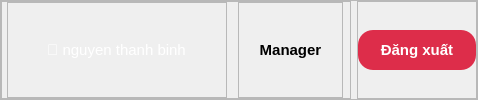
           <widget class="QFrame" name="frame_2">
            <property name="frameShape">
             <enum>QFrame::StyledPanel</enum>
            </property>
            <property name="frameShadow">
             <enum>QFrame::Raised</enum>
            </property>
            <layout class="QHBoxLayout" name="horizontalLayout_2">
             <property name="leftMargin">
              <number>0</number>
             </property>
             <property name="topMargin">
              <number>0</number>
             </property>
             <property name="rightMargin">
              <number>0</number>
             </property>
             <property name="bottomMargin">
              <number>0</number>
             </property>
             <item alignment="Qt::AlignLeft">
              <widget class="QFrame" name="frame_9">
               <property name="minimumSize">
                <size>
                 <width>350</width>
                 <height>0</height>
                </size>
               </property>
               <property name="maximumSize">
                <size>
                 <width>16777215</width>
                 <height>16777215</height>
                </size>
               </property>
               <property name="frameShape">
                <enum>QFrame::StyledPanel</enum>
               </property>
               <property name="frameShadow">
                <enum>QFrame::Raised</enum>
               </property>
               <layout class="QHBoxLayout" name="horizontalLayout_3">
                <property name="leftMargin">
                 <number>0</number>
                </property>
                <property name="topMargin">
                 <number>0</number>
                </property>
                <property name="rightMargin">
                 <number>0</number>
                </property>
                <property name="bottomMargin">
                 <number>0</number>
                </property>
                <item>
                 <widget class="QFrame" name="frame">
                  <property name="maximumSize">
                   <size>
                    <width>220</width>
                    <height>16777215</height>
                   </size>
                  </property>
                  <property name="frameShape">
                   <enum>QFrame::StyledPanel</enum>
                  </property>
                  <property name="frameShadow">
                   <enum>QFrame::Raised</enum>
                  </property>
                  <layout class="QVBoxLayout" name="verticalLayout_4">
                   <property name="leftMargin">
                    <number>0</number>
                   </property>
                   <property name="topMargin">
                    <number>0</number>
                   </property>
                   <property name="rightMargin">
                    <number>0</number>
                   </property>
                   <property name="bottomMargin">
                    <number>0</number>
                   </property>
                   <item alignment="Qt::AlignHCenter">
                    <widget class="QLabel" name="username_label">
                     <property name="minimumSize">
                      <size>
                       <width>215</width>
                       <height>0</height>
                      </size>
                     </property>
                     <property name="maximumSize">
                      <size>
                       <width>300</width>
                       <height>16777215</height>
                      </size>
                     </property>
                     <property name="font">
                      <font>
                       <pointsize>11</pointsize>
                      </font>
                     </property>
                     <property name="styleSheet">
                      <string notr="true">/*background-color: rgb(184, 184, 184); */
color: rgb(255, 255, 255);
padding:10px 5px;</string>
                     </property>
                     <property name="text">
                      <string>👤 nguyen thanh binh</string>
                     </property>
                     <property name="alignment">
                      <set>Qt::AlignCenter</set>
                     </property>
                     <property name="wordWrap">
                      <bool>true</bool>
                     </property>
                     <property name="margin">
                      <number>0</number>
                     </property>
                    </widget>
                   </item>
                  </layout>
                 </widget>
                </item>
                <item>
                 <widget class="QFrame" name="frame_7">
                  <property name="maximumSize">
                   <size>
                    <width>105</width>
                    <height>16777215</height>
                   </size>
                  </property>
                  <property name="frameShape">
                   <enum>QFrame::StyledPanel</enum>
                  </property>
                  <property name="frameShadow">
                   <enum>QFrame::Raised</enum>
                  </property>
                  <layout class="QVBoxLayout" name="verticalLayout_5" stretch="0">
                   <property name="leftMargin">
                    <number>0</number>
                   </property>
                   <property name="topMargin">
                    <number>0</number>
                   </property>
                   <property name="rightMargin">
                    <number>0</number>
                   </property>
                   <property name="bottomMargin">
                    <number>0</number>
                   </property>
                   <item>
                    <widget class="QLabel" name="role_label">
                     <property name="font">
                      <font>
                       <pointsize>11</pointsize>
                       <weight>75</weight>
                       <bold>true</bold>
                      </font>
                     </property>
                     <property name="styleSheet">
                      <string notr="true">color: rgb(0, 0, 0);
padding:10px 5px;</string>
                     </property>
                     <property name="text">
                      <string>Manager</string>
                     </property>
                     <property name="alignment">
                      <set>Qt::AlignCenter</set>
                     </property>
                    </widget>
                   </item>
                  </layout>
                 </widget>
                </item>
               </layout>
              </widget>
             </item>
             <item alignment="Qt::AlignRight">
              <widget class="QFrame" name="frame_5">
               <property name="sizePolicy">
                <sizepolicy hsizetype="Expanding" vsizetype="Preferred">
                 <horstretch>0</horstretch>
                 <verstretch>0</verstretch>
                </sizepolicy>
               </property>
               <property name="minimumSize">
                <size>
                 <width>120</width>
                 <height>0</height>
                </size>
               </property>
               <property name="styleSheet">
                <string notr="true"/>
               </property>
               <property name="frameShape">
                <enum>QFrame::StyledPanel</enum>
               </property>
               <property name="frameShadow">
                <enum>QFrame::Raised</enum>
               </property>
               <layout class="QHBoxLayout" name="horizontalLayout_29">
                <property name="leftMargin">
                 <number>0</number>
                </property>
                <property name="topMargin">
                 <number>0</number>
                </property>
                <property name="rightMargin">
                 <number>0</number>
                </property>
                <property name="bottomMargin">
                 <number>0</number>
                </property>
                <item>
                 <widget class="QPushButton" name="logout">
                  <property name="minimumSize">
                   <size>
                    <width>0</width>
                    <height>40</height>
                   </size>
                  </property>
                  <property name="maximumSize">
                   <size>
                    <width>119</width>
                    <height>16777215</height>
                   </size>
                  </property>
                  <property name="font">
                   <font>
                    <pointsize>11</pointsize>
                    <weight>75</weight>
                    <bold>true</bold>
                   </font>
                  </property>
                  <property name="styleSheet">
                   <string notr="true">#logout{
background-color: #dd2d4a;
border: none;
border-radius: 15px;
color: rgb(255, 255, 255)
}

#logout:hover{
	
	background-color: rgb(161, 161, 161);
}</string>
                  </property>
                  <property name="text">
                   <string>Đăng xuất</string>
                  </property>
                  <property name="autoRepeat">
                   <bool>true</bool>
                  </property>
                  <property name="autoDefault">
                   <bool>false</bool>
                  </property>
                 </widget>
                </item>
               </layout>
              </widget>
             </item>
            </layout>
           </widget>
